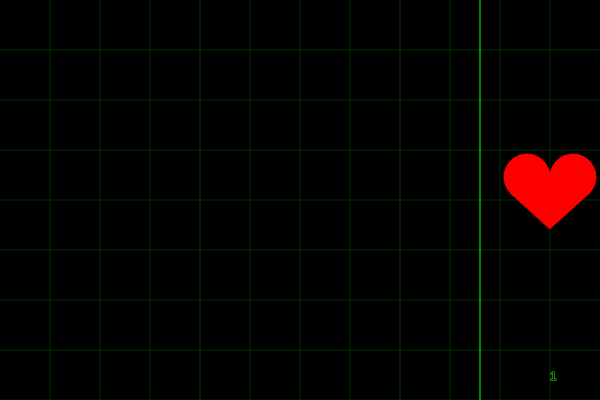
Frame 1 (no input)
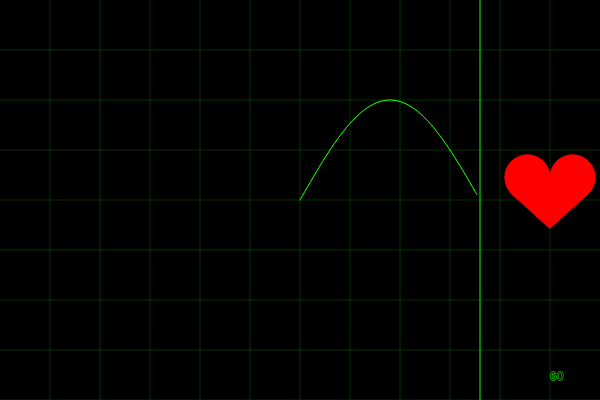
Frame 60 (no input)
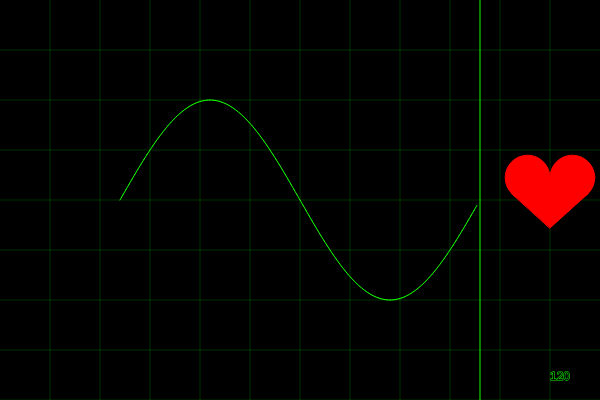
Frame 120 (the mouse pressed at the canvas centre since frame 60)

The p5.js sketch that drew these frames (run headless with seeded random() and noise() and a simulated clock; from frame 60 on, the mouse is pressed at the canvas centre):

// p5.js sketch
// ── sketch.js
var grau=0;
var clickSgt=0;
const SEN_COS_45 = 0.707106;
const SEN_COS_REV = 1 - SEN_COS_45;
var pulse = 23;
var pulseDown = false;

function setup() {
  createCanvas(600, 400);
  onda=[];
  velocidade=createVector(3, 0); //NUNCA MUDAR, default (3,0)
  angleMode(DEGREES);
  var greeny = color(20, 255, 0);
  stroke(greeny);
  defaultF=3;
  freq=defaultF;
  heartBeat = 0;
  startLine = width * 0.8;
  heartDesaceleration = 0.0125;
}

function draw() {
  frameRate(60);
  background(0);
  drawGrid();
  drawHeart(550,200, pulse);
  line(startLine,0,startLine,height);
  yPos = height/2 - sin(grau)*100;
  onda.push(createVector(startLine, yPos));
  
  for(var i = 0;i<onda.length;i++){
    onda[i].sub(velocidade);
    if(i>0){
      line(onda[i-1].x,onda[i-1].y,onda[i].x,onda[i].y);
    }
  }
  
  if(onda[0].x < 0){
     onda.shift();
  }
  
  text(onda.length,550,380);
  
  grau+=freq;
  if(grau>=360){
    grau=0;
  }
  
  if(freq>defaultF){
  	   freq-=heartDesaceleration;//desaceleracao do coracao
  }
  
  if(pulseDown){//movimento de crescer e diminuir
    pulse -= heartBeat;
  }else{
    pulse += heartBeat;
  }
  
  if(pulse>23){
    pulseDown = true;//ao max do tamanho, comecar a diminuir
  }else if(pulse<20){
    pulseDown = false;// ao min do tamanho, comecar a crescer
  }
  
  heartBeat = freq/30;//definir a velocidade da pulsacao do coracao pela freq
  //esse cara é o que define a sicronia entre a onda e a pulsacao
}

function drawGrid(){
  var scle = width/12;
  push();
  stroke(20, 250, 0, 50);
  for(var dis = scle;dis<width;dis+=scle){
    line(dis,0,dis,height); //vertical lines
    line(0,dis,width,dis); //horizontal lines
  }  
  pop();
}

function drawHeart(cx, cy, size){
  
  push();
  fill(255,0,0);
  stroke(255,0,0);
  
  ellipse(cx+size, cy-size, size*2);
  ellipse(cx-size, cy-size, size*2);
  triangle(cx-(size+size*SEN_COS_45), cy-(size*SEN_COS_REV),
           cx+(size+size*SEN_COS_45), cy-(size*SEN_COS_REV),
           cx,                        cy+size*1.25);
  triangle(cx-(size+size*SEN_COS_45), cy-(size*SEN_COS_REV),
           cx+(size+size*SEN_COS_45), cy-(size*SEN_COS_REV),
           cx,                        cy-size);
  pop();
}

function mouseClicked(){
  freq+=0.5;
}

function keyPressed(){
  if (keyCode === DOWN_ARROW) {
    freq+=0.5;
  }
}
